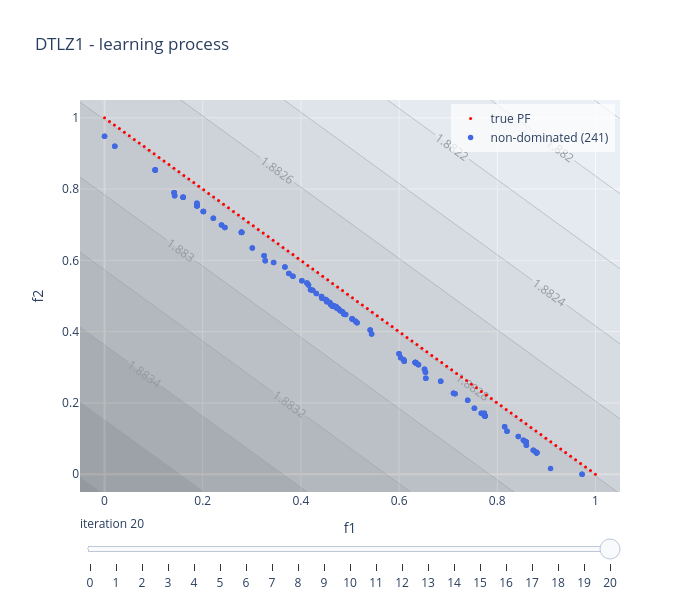

The notebook cell saved with this chart:
### Code cell
choquet_model.visualise("learning", plot_scalarisation = True, show = False)

### Figure 1 — Plotly figure (JSON) as saved in the notebook; plotly's stock layout.template omitted (floating-point values rounded to 4 significant figures; data arrays with more than 128 entries replaced by an {"elided": "..."} marker saying what was removed)
{"data": [{"marker": {"color": "red", "size": 3}, "mode": "markers", "name": "true PF", "type": "scatter", "x": [0.0, 0.0101, 0.0202, 0.0303, 0.0404, 0.05051, 0.06061, 0.07071, 0.08081, 0.09091, 0.101, 0.1111, 0.1212, 0.1313, 0.1414, 0.1515, 0.1616, 0.1717, 0.1818, 0.1919, 0.202, 0.2121, 0.2222, 0.2323, 0.2424, 0.2525, 0.2626, 0.2727, 0.2828, 0.2929, 0.303, 0.3131, 0.3232, 0.3333, 0.3434, 0.3535, 0.3636, 0.3737, 0.3838, 0.3939, 0.404, 0.4141, 0.4242, 0.4343, 0.4444, 0.4545, 0.4646, 0.4747, 0.4848, 0.4949, 0.5051, 0.5152, 0.5253, 0.5354, 0.5455, 0.5556, 0.5657, 0.5758, 0.5859, 0.596, 0.6061, 0.6162, 0.6263, 0.6364, 0.6465, 0.6566, 0.6667, 0.6768, 0.6869, 0.697, 0.7071, 0.7172, 0.7273, 0.7374, 0.7475, 0.7576, 0.7677, 0.7778, 0.7879, 0.798, 0.8081, 0.8182, 0.8283, 0.8384, 0.8485, 0.8586, 0.8687, 0.8788, 0.8889, 0.899, 0.9091, 0.9192, 0.9293, 0.9394, 0.9495, 0.9596, 0.9697, 0.9798, 0.9899, 1.0], "y": [1.0, 0.9899, 0.9798, 0.9697, 0.9596, 0.9495, 0.9394, 0.9293, 0.9192, 0.9091, 0.899, 0.8889, 0.8788, 0.8687, 0.8586, 0.8485, 0.8384, 0.8283, 0.8182, 0.8081, 0.798, 0.7879, 0.7778, 0.7677, 0.7576, 0.7475, 0.7374, 0.7273, 0.7172, 0.7071, 0.697, 0.6869, 0.6768, 0.6667, 0.6566, 0.6465, 0.6364, 0.6263, 0.6162, 0.6061, 0.596, 0.5859, 0.5758, 0.5657, 0.5556, 0.5455, 0.5354, 0.5253, 0.5152, 0.5051, 0.4949, 0.4848, 0.4747, 0.4646, 0.4545, 0.4444, 0.4343, 0.4242, 0.4141, 0.404, 0.3939, 0.3838, 0.3737, 0.3636, 0.3535, 0.3434, 0.3333, 0.3232, 0.3131, 0.303, 0.2929, 0.2828, 0.2727, 0.2626, 0.2525, 0.2424, 0.2323, 0.2222, 0.2121, 0.202, 0.1919, 0.1818, 0.1717, 0.1616, 0.1515, 0.1414, 0.1313, 0.1212, 0.1111, 0.101, 0.09091, 0.08081, 0.07071, 0.06061, 0.05051, 0.0404, 0.0303, 0.0202, 0.0101, 0.0]}, {"marker": {"color": "royalblue", "size": 5.5}, "mode": "markers", "name": "non-dominated (241)", "type": "scatter", "x": {"elided": "241 float values"}, "y": {"elided": "241 float values"}}, {"colorscale": [[0, "rgb(255,255,255)"], [0.125, "rgb(240,240,240)"], [0.25, "rgb(217,217,217)"], [0.375, "rgb(189,189,189)"], [0.5, "rgb(150,150,150)"], [0.625, "rgb(115,115,115)"], [0.75, "rgb(82,82,82)"], [0.875, "rgb(37,37,37)"], [1, "rgb(0,0,0)"]], "contours": {"showlabels": true}, "opacity": 0.35, "showlegend": false, "showscale": false, "type": "contour", "x": [-0.05, -0.03136, -0.01271, 0.005932, 0.02458, 0.04322, 0.06186, 0.08051, 0.09915, 0.1178, 0.1364, 0.1551, 0.1737, 0.1924, 0.211, 0.2297, 0.2483, 0.2669, 0.2856, 0.3042, 0.3229, 0.3415, 0.3602, 0.3788, 0.3975, 0.4161, 0.4347, 0.4534, 0.472, 0.4907, 0.5093, 0.528, 0.5466, 0.5653, 0.5839, 0.6025, 0.6212, 0.6398, 0.6585, 0.6771, 0.6958, 0.7144, 0.7331, 0.7517, 0.7703, 0.789, 0.8076, 0.8263, 0.8449, 0.8636, 0.8822, 0.9008, 0.9195, 0.9381, 0.9568, 0.9754, 0.9941, 1.013, 1.031, 1.05], "y": [-0.05, -0.03136, -0.01271, 0.005932, 0.02458, 0.04322, 0.06186, 0.08051, 0.09915, 0.1178, 0.1364, 0.1551, 0.1737, 0.1924, 0.211, 0.2297, 0.2483, 0.2669, 0.2856, 0.3042, 0.3229, 0.3415, 0.3602, 0.3788, 0.3975, 0.4161, 0.4347, 0.4534, 0.472, 0.4907, 0.5093, 0.528, 0.5466, 0.5653, 0.5839, 0.6025, 0.6212, 0.6398, 0.6585, 0.6771, 0.6958, 0.7144, 0.7331, 0.7517, 0.7703, 0.789, 0.8076, 0.8263, 0.8449, 0.8636, 0.8822, 0.9008, 0.9195, 0.9381, 0.9568, 0.9754, 0.9941, 1.013, 1.031, 1.05], "z": {"elided": "60x60 float values"}}], "layout": {"height": 600, "legend": {"bgcolor": "rgba(255,255,255,0.7)", "x": 0.99, "xanchor": "right", "y": 0.99, "yanchor": "top"}, "showlegend": true, "sliders": [{"active": 20, "currentvalue": {"prefix": "iteration "}, "steps": [{"args": [["0"], {"frame": {"redraw": true}, "mode": "immediate"}], "label": "0", "method": "animate"}, {"args": [["1"], {"frame": {"redraw": true}, "mode": "immediate"}], "label": "1", "method": "animate"}, {"args": [["2"], {"frame": {"redraw": true}, "mode": "immediate"}], "label": "2", "method": "animate"}, {"args": [["3"], {"frame": {"redraw": true}, "mode": "immediate"}], "label": "3", "method": "animate"}, {"args": [["4"], {"frame": {"redraw": true}, "mode": "immediate"}], "label": "4", "method": "animate"}, {"args": [["5"], {"frame": {"redraw": true}, "mode": "immediate"}], "label": "5", "method": "animate"}, {"args": [["6"], {"frame": {"redraw": true}, "mode": "immediate"}], "label": "6", "method": "animate"}, {"args": [["7"], {"frame": {"redraw": true}, "mode": "immediate"}], "label": "7", "method": "animate"}, {"args": [["8"], {"frame": {"redraw": true}, "mode": "immediate"}], "label": "8", "method": "animate"}, {"args": [["9"], {"frame": {"redraw": true}, "mode": "immediate"}], "label": "9", "method": "animate"}, {"args": [["10"], {"frame": {"redraw": true}, "mode": "immediate"}], "label": "10", "method": "animate"}, {"args": [["11"], {"frame": {"redraw": true}, "mode": "immediate"}], "label": "11", "method": "animate"}, {"args": [["12"], {"frame": {"redraw": true}, "mode": "immediate"}], "label": "12", "method": "animate"}, {"args": [["13"], {"frame": {"redraw": true}, "mode": "immediate"}], "label": "13", "method": "animate"}, {"args": [["14"], {"frame": {"redraw": true}, "mode": "immediate"}], "label": "14", "method": "animate"}, {"args": [["15"], {"frame": {"redraw": true}, "mode": "immediate"}], "label": "15", "method": "animate"}, {"args": [["16"], {"frame": {"redraw": true}, "mode": "immediate"}], "label": "16", "method": "animate"}, {"args": [["17"], {"frame": {"redraw": true}, "mode": "immediate"}], "label": "17", "method": "animate"}, {"args": [["18"], {"frame": {"redraw": true}, "mode": "immediate"}], "label": "18", "method": "animate"}, {"args": [["19"], {"frame": {"redraw": true}, "mode": "immediate"}], "label": "19", "method": "animate"}, {"args": [["20"], {"frame": {"redraw": true}, "mode": "immediate"}], "label": "20", "method": "animate"}]}], "title": {"text": "DTLZ1 - learning process"}, "width": 700, "xaxis": {"range": [-0.05, 1.05], "title": {"text": "f1"}}, "yaxis": {"range": [-0.05, 1.05], "title": {"text": "f2"}}}}
